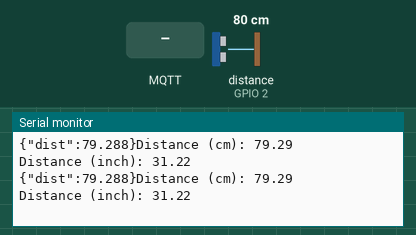
Recording of a sketch running on a simulated ESP8266 (NodeMCU). On the bench: the last lines printed to the serial monitor. Wiring (inferred from the names in the program): ultrasonic range finder: trigger GPIO 4; echo GPIO 2. The inputs (shaded band) are chosen by the test bench; at power-on: distance to the obstacle (sensor on GPIO 2) 80 cm. The echo pulse lasts 58.3 µs per cm; WiFi joins after 1.5 s; servers stay silent unless stated; no MQTT or app messages arrive unless stated.

Above: at 2.7 s.
2.8 s: MQTT message "1" arrives on the first subscribed topic
5.0 s: MQTT message "on" arrives on the first subscribed topic
7.0 s: MQTT message "off" arrives on the first subscribed topic
9.1 s: distance to the obstacle (sensor on GPIO 2) set to 2 cm
At 10.0 s:
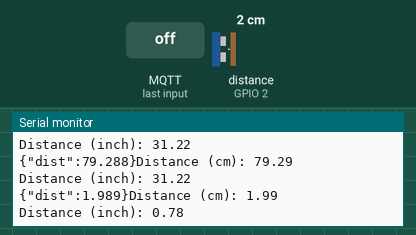
10.6 s: distance to the obstacle (sensor on GPIO 2) set to 4 cm
At 11.4 s:
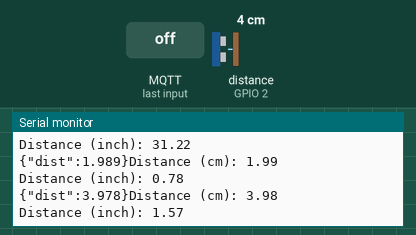
Timing chart, 0 to 13.1 s (numbered marks = the images above; inputs shaded):
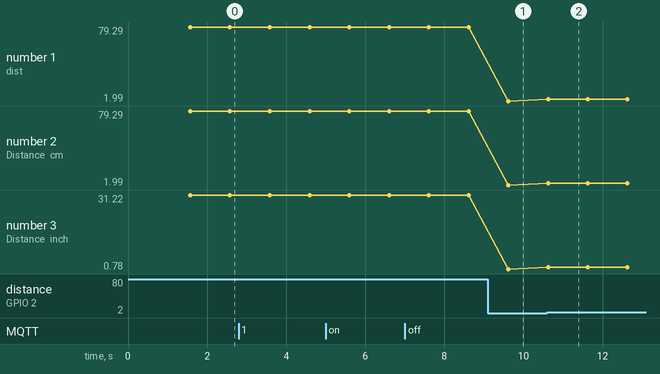

Measured:
- after the input at 9.1 s, the serial monitor: prints a new line after 0.52 s (image 1)
- after the input at 10.6 s, the serial monitor: prints a new line at once (image 2)
- plotted number 1: 79.29 → 1.99 after the input at 9.1 s, 1.99 → 3.98 after the input at 10.6 s
- plotted number 2: 79.29 → 1.99 after the input at 9.1 s, 1.99 → 3.98 after the input at 10.6 s
- plotted number 3: 31.22 → 0.78 after the input at 9.1 s, 0.78 → 1.57 after the input at 10.6 s

The sketch:

pihc-sensor.ino.ino
```cpp
#include <ESP8266WiFi.h>
#include <PubSubClient.h>
 #include <ArduinoJson.h>
#include <string>

const char* ssid = "vivo 1716";
const char* password = "pipipipi";

// Change the variable to your Raspberry Pi IP address, so it connects to your MQTT broker
const char* mqtt_server = "192.168.10.4";//// you can add server id as well or localhost it will work


const int trigPin = 4;
const int echoPin = 2;

//define sound velocity in cm/uS
#define SOUND_VELOCITY 0.034
#define CM_TO_INCH 0.393701

long duration;
float distanceCm;
float distanceInch;

// Initializes the espClient
WiFiClient espClient;
PubSubClient client(espClient);


void setup_wifi() {
  delay(10);
  // We start by connecting to a WiFi network
  Serial.println();
  Serial.print("Connecting to ");
  Serial.println(ssid);
  WiFi.begin(ssid, password);
  while (WiFi.status() != WL_CONNECTED) {
    delay(500);
    Serial.print(".");
  }
  Serial.println("");
  Serial.print("WiFi connected - ESP IP address: ");
  Serial.println(WiFi.localIP());
}


void callback(String topic, byte* message, unsigned int length) {
  Serial.print("Message arrived on topic: ");
  Serial.print(topic);
  Serial.print(". Message: ");
  String messageTemp;

  for (int i = 0; i < length; i++) {
    Serial.print((char)message[i]);
    messageTemp += (char)message[i];
  }
  Serial.println();


  Serial.println();
}

void reconnect() {
  // Loop until we're reconnected
  while (!client.connected()) {
    Serial.print("Attempting MQTT connection...");

    if (client.connect("ESP8266Client")) {
      Serial.print("sending data....");
      Serial.println("connected");


    } else {
      Serial.print("failed, rc=");
      Serial.print(client.state());
      Serial.println(" try again in 5 seconds");
      delay(15000);
    }
  }
}

void setup() {

  pinMode(trigPin, OUTPUT); // Sets the trigPin as an Output
  pinMode(echoPin, INPUT); // Sets the echoPin as an Input

  Serial.begin(115200);
  setup_wifi();
  client.setServer(mqtt_server, 1883);
  client.setCallback(callback);
}

void loop() {
  if (!client.connected()) {
    reconnect();
  }
  if(!client.loop())

    client.connect("ESP8266Client");
      // Clears the trigPin

  digitalWrite(trigPin, LOW);
  delayMicroseconds(2);
  // Sets the trigPin on HIGH state for 10 micro seconds
  digitalWrite(trigPin, HIGH);
  delayMicroseconds(10);
  digitalWrite(trigPin, LOW);

  // Reads the echoPin, returns the sound wave travel time in microseconds
  duration = pulseIn(echoPin, HIGH);

  // Calculate the distance
  distanceCm = duration * SOUND_VELOCITY/2;

  // Convert to inches
  distanceInch = distanceCm * CM_TO_INCH;

    StaticJsonDocument<200> doc;
      JsonObject root = doc.to<JsonObject>();
      root["dist"]=distanceCm;
      std::string distance = std::to_string (distanceCm);
      String json;
      serializeJson(doc, json);
    // Publishes Temperature and Humidity values
    client.publish("esp8266", (char*) distance.c_str());
        client.subscribe("esp8266");
  // Prints the distance on the Serial Monitor
  Serial.print( (char*) json.c_str());
  Serial.print("Distance (cm): ");
  Serial.println(distanceCm);
  Serial.print("Distance (inch): ");
  Serial.println(distanceInch);

  delay(1000);


}
```
